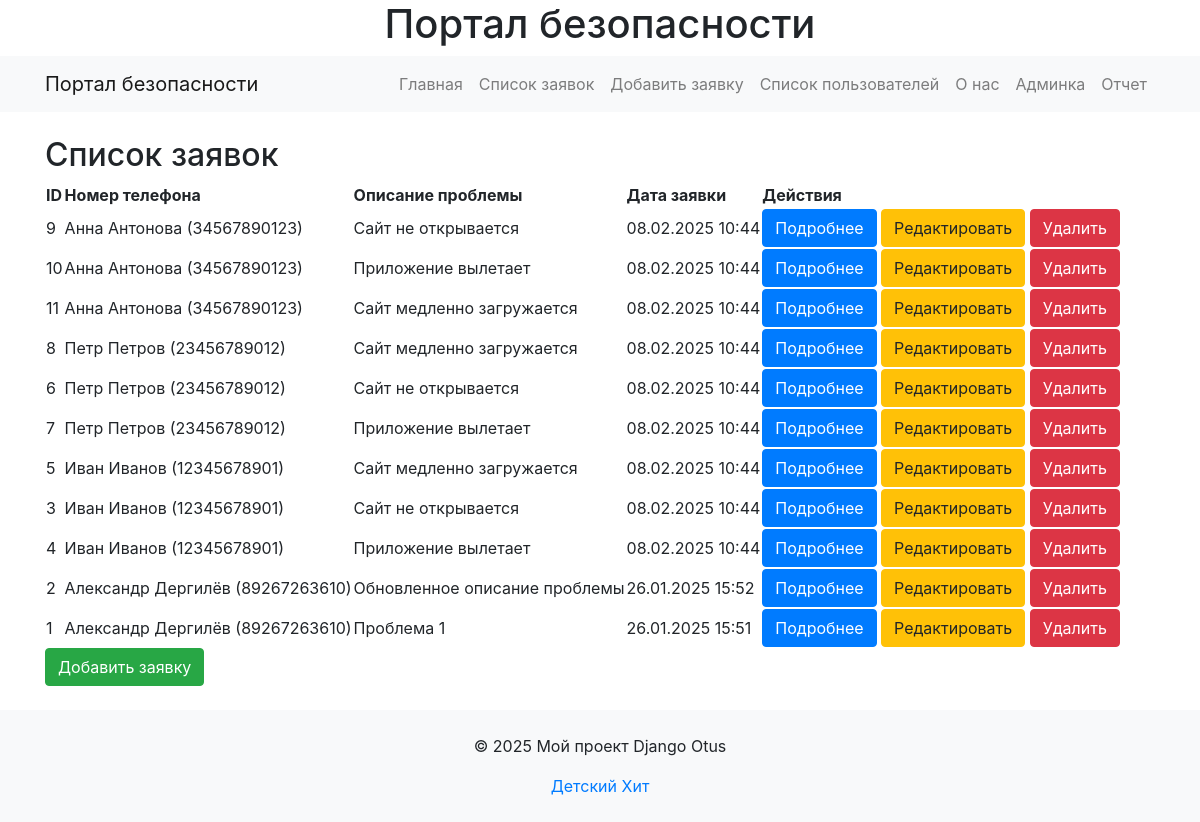
The page /tasks/ on the database as committed earlier.
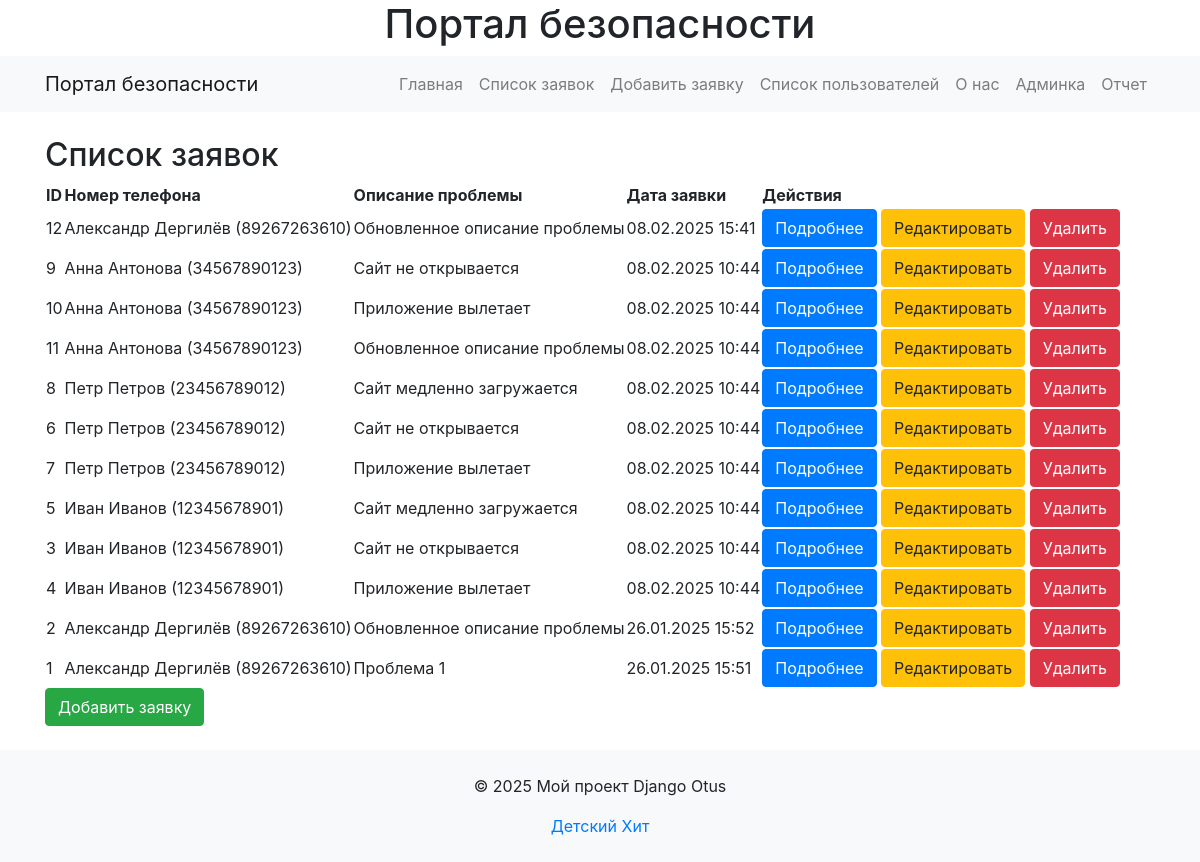
The same page on the database as committed later.
### my_app/models.py (models this page shows, shortened)
class Task(models.Model):
    STATUS_CHOICES = [
        ('на рассмотрении', 'На рассмотрении'),
        ('в работе', 'В работе'),
        ('просрочена', 'Просрочена'),
        ('выполнена', 'Выполнена'),
    ]
    phone_number = models.ForeignKey(
        Users,
        on_delete=models.CASCADE,
        related_name="tasks",
        verbose_name="Номер телефона",
        default=1,
    )
    platform_type = models.CharField(max_length=100, verbose_name="Тип площадки")
    legal_entity = models.CharField(max_length=100, verbose_name="Юрлицо")
    problem_description = models.TextField(verbose_name="Краткое описание проблемы")
    problem_location = models.CharField(max_length=200, verbose_name="Место проблемы")
    problem_type = models.CharField(max_length=100, verbose_name="Тип проблемы")
    task_date = models.DateTimeField(default=timezone.now, verbose_name="Дата заявки")
    task_id = models.AutoField(primary_key=True, verbose_name="Номер заявки ID")
    status = models.CharField(
        max_length=20,
        choices=STATUS_CHOICES,
        default='на рассмотрении',
        verbose_name="Статус заявки"
    )
    problem_photo = models.ImageField(
        upload_to="problem_photos/", blank=True, null=True, verbose_name="Фото проблемы"
    )
    solution_proposal = models.TextField(
        blank=True, null=True, verbose_name="Предложение по устранению"
    )
    responsible_person = models.CharField(
        max_length=100,
        blank=True,
        null=True,
        verbose_name="ФИО (ответственного за устранение)",
    )
    initiator_name = models.CharField(
        max_length=100, blank=True, null=True, verbose_name="ФИО (инициатора)"
    )
    position = models.CharField(
        max_length=100, blank=True, null=True, verbose_name="Должность"
    )
    department = models.CharField(
        max_length=100, blank=True, null=True, verbose_name="Отдел инициатора"
    )
    planned_fix_date = models.DateField(
        blank=True, null=True, verbose_name="Плановая дата устранения"
    )

class Users(models.Model):
    phone_number = models.CharField(
        max_length=11, unique=True, verbose_name="Номер телефона"
    )
    first_name = models.CharField(
        max_length=100, blank=True, null=True, verbose_name="Имя"
    )
    last_name = models.CharField(
        max_length=100, blank=True, null=True, verbose_name="Фамилия"
    )
    def __str__(self):
        return f"{self.first_name} {self.last_name} ({self.phone_number})"

### my_app/views.py (the view)
# urls.py: path("tasks/", TaskListView.as_view(), name="task_list"),
class TaskListView(ListView):
    model = Task  # Указываем модель
    template_name = "my_app/task_list.html"  # Шаблон для отображения
    context_object_name = "tasks"  # Имя переменной в шаблоне
    ordering = ["-task_date"]  # Сортировка по дате (новые сверху)

### my_app/templates/my_app/task_list.html (shortened to what this page needs)
{% extends 'my_app/base.html' %}
{% block content %}
    <h2>Список заявок</h2>
    <table>
        <thead>
            <tr>
                <th>ID</th>
                <th>Номер телефона</th>
                <th>Описание проблемы</th>
                <th>Дата заявки</th>
                <th>Действия</th>
            </tr>
        </thead>
        <tbody>
            {% for task in tasks %}
                <tr>
                    <td>{{ task.task_id }}</td>
                    <td>{{ task.phone_number }}</td>
                    <td>{{ task.problem_description }}</td>
                    <td>{{ task.task_date|date:"d.m.Y H:i" }}</td>
                    <td>
                        <a href="{% url 'task_detail' task.task_id %}" class="btn btn-primary">Подробнее</a>
                        <a href="{% url 'task_update' task.task_id %}" class="btn btn-warning">Редактировать</a>
                        <a href="{% url 'task_delete' task.task_id %}" class="btn btn-danger">Удалить</a>
                    </td>
                </tr>
            {% endfor %}
        </tbody>
    </table>
    <a href="{% url 'task_create' %}" class="btn btn-success">Добавить заявку</a>
{% endblock %}

Rows that differ between the two databases and show on the page:
added Task: task_id "12", phone_number "Александр Дергилёв (89267263610)", problem_description "Обновленное описание проблемы", task_date "08.02.2025 15:41"
changed Task id 11: problem_description "Сайт медленно загружается" → "Обновленное описание проблемы"
